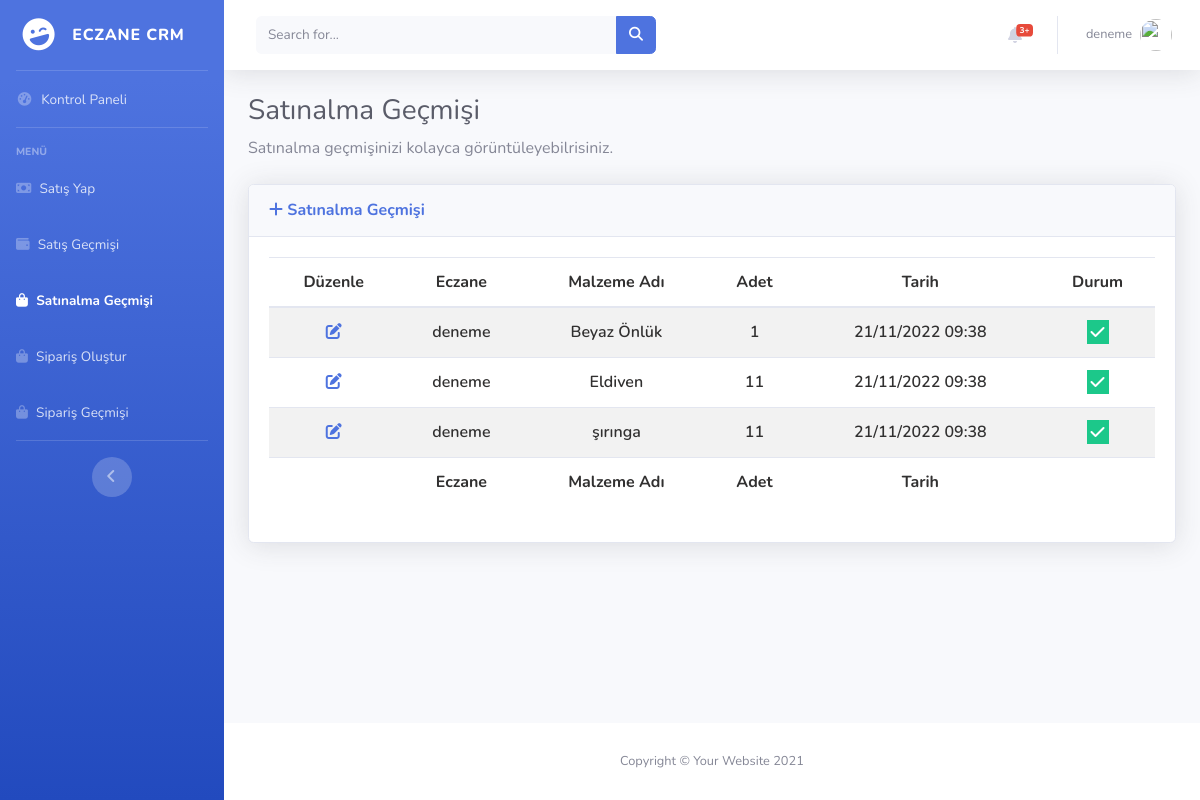
/purchase/history (signed in), run on an earlier commit of the app's database.
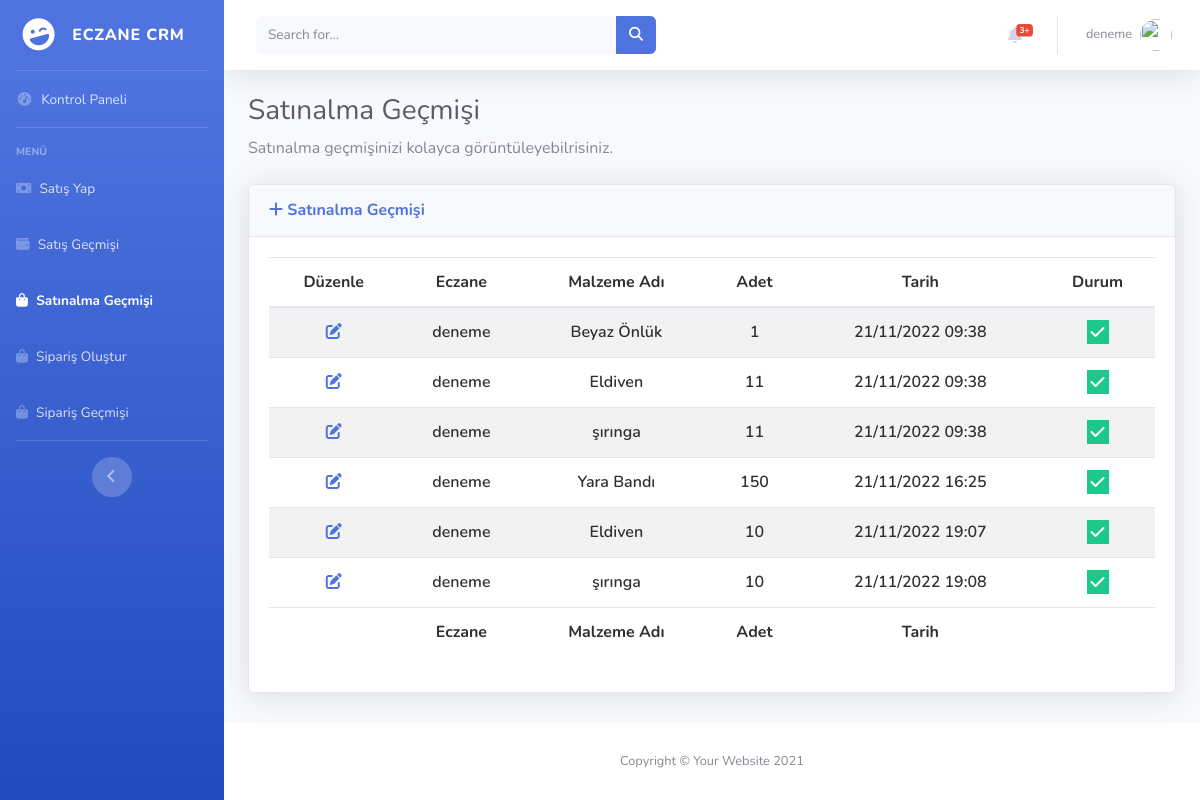
And on a later commit of the database.
### items/models.py (models this page shows, shortened)
class ItemDistribution(models.Model):
    user = models.ForeignKey(User, on_delete=models.CASCADE)
    item_name = models.ForeignKey(Items, on_delete=models.SET_NULL,null=True)
    quantity=models.DecimalField(max_digits=10,decimal_places=2)
    status=models.BooleanField(default=True)
    created_at = models.DateTimeField(auto_now_add=True,null=True,blank=True)
    updated_at = models.DateTimeField(auto_now=True,null=True,blank=True)

class Items(models.Model):
    item_name=models.CharField(max_length=60)
    quantity=models.DecimalField(max_digits=10,decimal_places=2)
    status=models.BooleanField(default=True)
    created_at = models.DateTimeField(auto_now_add=True,null=True,blank=True)
    updated_at = models.DateTimeField(auto_now=True,null=True,blank=True)
    def __str__(self):
        return self.item_name

### pharmacy/views.py (the view)
# urls.py: path("purchase/history",views.purchase_history,name="purchase_history"),
@login_required(login_url = "accounts:signin")
def purchase_history(request):
    items=ItemDistribution.objects.filter(user=request.user)
    return render(request,"purchase_history.html",{"items":items})

### pharmacy/templates/purchase_history.html (shortened to what the changed rows need)
{% extends 'layout.html' %}
{% load static %}
{% block css %}
    <link href="https://cdn.datatables.net/1.12.1/css/dataTables.bootstrap5.min.css" rel="stylesheet"/>
    <link href="https://cdn.datatables.net/responsive/2.3.0/css/responsive.bootstrap5.min.css" rel="stylesheet" />
    <link href="https://cdn.datatables.net/buttons/2.2.3/css/buttons.dataTables.min.css" rel="stylesheet"/>
<link
  rel="stylesheet"
  href="https://cdnjs.cloudflare.com/ajax/libs/font-awesome/6.2.0/css/all.min.css"
/>
<link rel="stylesheet" href="{% static 'css/datatables_file.css'%}">
{% endblock  %}
{% block body %}
                <div class="container-fluid">
                    <h1 class="h3 mb-2 text-gray-800">Satınalma Geçmişi</h1>
                    <div class="card shadow mb-4">
                        <div class="card-body">
                            <div class="table-responsive">
                                <table
                                id="example"
                                class="table table-striped nowrap"
                                style="width: 100%!important">
                                <thead>
                                    <tr>
                                      <th data-priority="1">Düzenle</th>
                                      <th data-priority="2">Eczane</th>
                                      <th data-priority="3">Malzeme Adı</th>
                                      <th data-priority="4">Adet</th>
                                      <th data-priority="5">Tarih</th>
                                      <th data-priority="6">Durum</th>
                                    </tr>
                                  </thead>
                                  <tbody>
                                    {% for item in items %}
                                    <tr>
                                      <td>
                                        <a href="{% url 'items:edit_item' item.id %}">
                                          <i
                                            class="fa fa-pen-to-square fa-1x text-primary text-btn-size"
                                          ></i>
                                        </a>
                                      </td>
                                      <td>{{item.user}}</td>
                                      <td>{{item.item_name}}</td>
                                      <td>
                                        {{ item.quantity | stringformat:'d' }}
                                      </td>
                                      <td>
                                        {{item.created_at|date:"d/m/Y H:i"}}
                                      </td>
                                      <td>
                                        {% if item.status %}
                                        <i class="fa fa-check bg-success text-white p-1"></i>
                                        {% else %}
                                        <i class="fa fa-xmark bg-danger text-white p-1 px-2"></i>
                                        {% endif %}
                                      </td>
                                    </tr>
                                    {% endfor %}
                                  </tbody>
                                  <tfoot>
                                    <tr >
                                      <th ></th>
                                      <th>Eczane</th>
                                      <th>Malzeme Adı</th>
                                      <th>Adet</th>
                                      <th>Tarih</th>
                                      <th></th>
                                    </tr>
                                  </tfoot>
                                </table>
                            </div>
                        </div>
                    </div>
                </div>
{% endblock  %}

What changed in the data, as far as the page shows it:
added ItemDistribution: user "deneme", item_name "Yara Bandı", quantity "150", created_at "21/11/2022 16:25", status True (drawn)
added ItemDistribution: user "deneme", item_name "Eldiven", quantity "10", created_at "21/11/2022 19:07", status True (drawn)
added ItemDistribution: user "deneme", item_name "şırınga", quantity "10", created_at "21/11/2022 19:08", status True (drawn)
